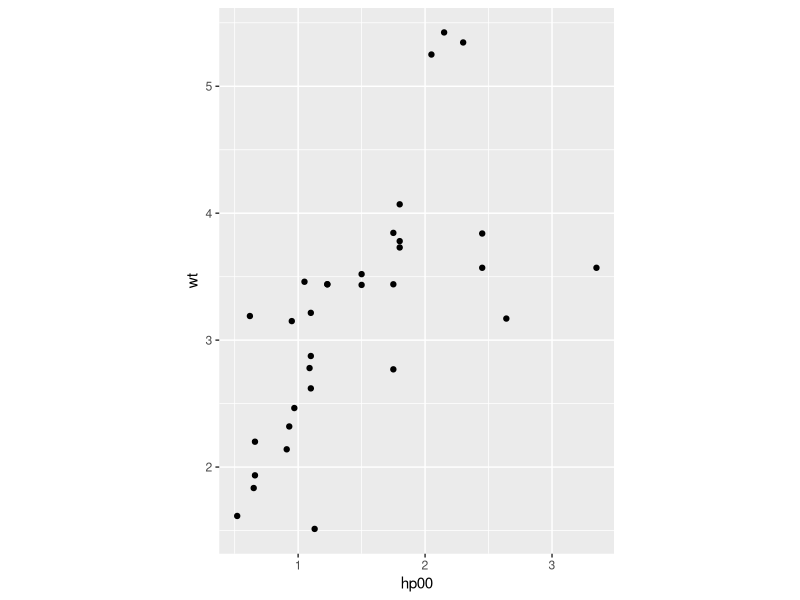
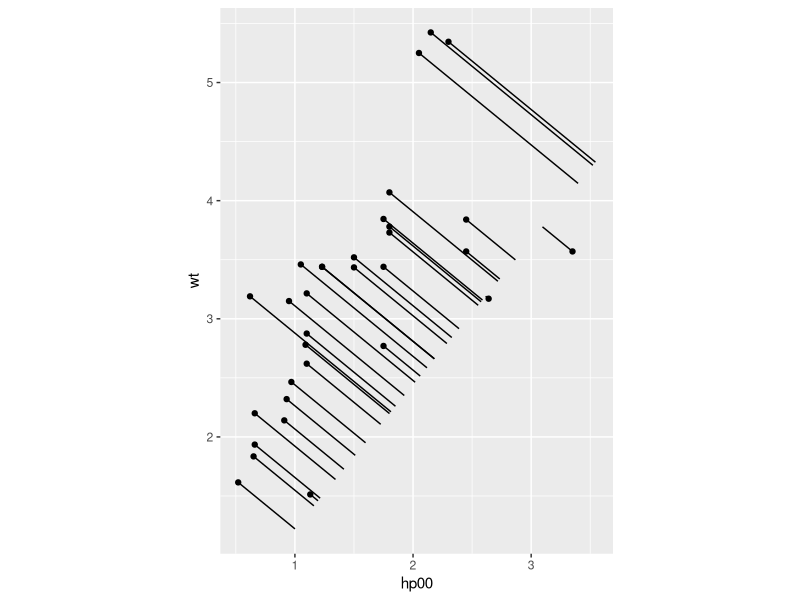

Reproduce these figures in R, in order.
## ---- chunk 1
knitr::opts_chunk$set(echo = TRUE, error = T)
options(tidyverse.quiet = TRUE)
## ---- chunk 2

library(tidyverse)

# Simplify the Motor Trends data to two predictors legible at aspect ratio 1.
mtcars |>
  transform(hp00 = hp/100) |>
  subset(select = c(mpg, hp00, wt)) ->
subcars

head(subcars)

# Here's the setup; i want to project the data points onto the gradient axis.
ggplot(subcars) +
  aes(x = hp00, y = wt) +
  coord_equal() +
  geom_point()

compute_group_proj <- function(data, scales, na.rm = FALSE) {
    
    # arbitrary values of computed aesthetics
    res <- transform(
      data,
      xend = NA_real_,
      yend = NA_real_
    )
    # empty initialized output
    res <- data[c(), , drop = FALSE]
    
    lm(outcome ~ x + y, data) |>
         coefficients() |>
          as.list() |> as.data.frame() ->
    gradient
    
    # no referent means no projection
    if (is.null(gradient) || ! is.data.frame(gradient)) return(res)
    
    # compute and collect projections of `data` onto `referent` rows
    inertias <- gradient$x^2 + gradient$y^2
    for (i in seq(nrow(gradient))) {
      data$dots <- data$x * gradient$x[i] + data$y * gradient$y[i]
      res_i <- transform(
        data,
        xend = dots / inertias[i] * gradient$x[i],
        yend = dots / inertias[i] * gradient$y[i]
      )
      res <- rbind(res, res_i)
    }
    
    res
}


subcars %>% 
  rename(x = hp00, y = wt, outcome = mpg) %>% 
  compute_group_proj() %>% 
  head()

StatProj <- ggproto("StatProj", Stat,
  required_aes = c("x", "y", "outcome"),
  compute_group = compute_group_proj
)

last_plot() +
  geom_segment(stat = StatProj, 
               aes(outcome = mpg))
